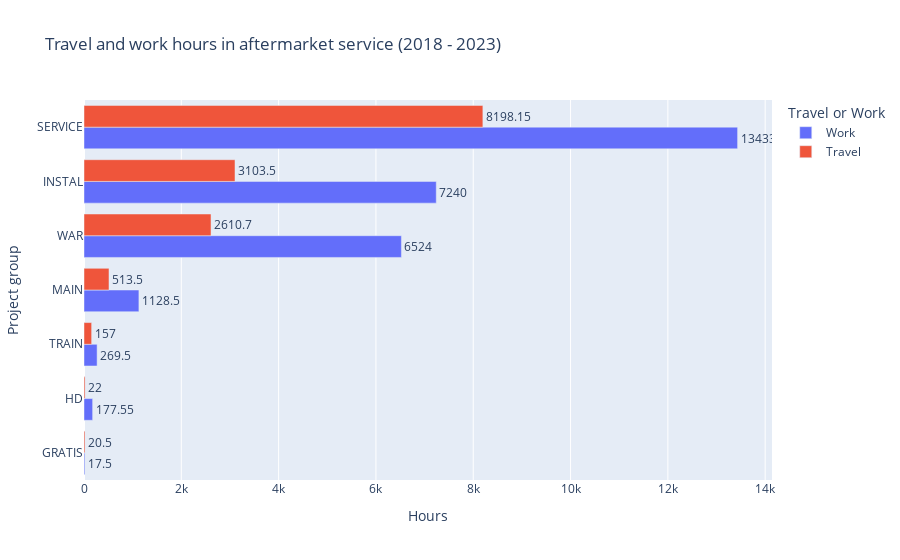

The cell this chart's notebook holds for it:
### Code cell
# travel and work hours repartition
category_hours = hours_per_project.groupby(['Project group', 'Travel or Work']).agg({'Hours':'sum'}).reset_index()

fig2 = px.bar(category_hours.sort_values(by='Hours'), 
              x='Hours', 
              y='Project group', 
              title='Travel and work hours in aftermarket service (2018 - 2023)',
              color = 'Travel or Work', 
              barmode = 'group', 
              orientation='h', 
              text='Hours' 
)

fig2.update_traces(textposition='outside')

### Figure 1 — Plotly figure (JSON) as saved in the notebook; plotly's stock layout.template omitted (floating-point values rounded to 4 significant figures)
{"data": [{"alignmentgroup": "True", "hovertemplate": "Travel or Work=Work<br>Hours=%{text}<br>Project group=%{y}<extra></extra>", "legendgroup": "Work", "marker": {"color": "#636efa", "pattern": {"shape": ""}}, "name": "Work", "offsetgroup": "Work", "orientation": "h", "showlegend": true, "text": [17.5, 177.6, 269.5, 1128.0, 6524, 7240, 13430.0], "textposition": "outside", "type": "bar", "x": [17.5, 177.6, 269.5, 1128.0, 6524, 7240, 13430.0], "xaxis": "x", "y": ["GRATIS", "HD", "TRAIN", "MAIN", "WAR", "INSTAL", "SERVICE"], "yaxis": "y"}, {"alignmentgroup": "True", "hovertemplate": "Travel or Work=Travel<br>Hours=%{text}<br>Project group=%{y}<extra></extra>", "legendgroup": "Travel", "marker": {"color": "#EF553B", "pattern": {"shape": ""}}, "name": "Travel", "offsetgroup": "Travel", "orientation": "h", "showlegend": true, "text": [20.5, 22, 157, 513.5, 2611.0, 3104.0, 8198.0], "textposition": "outside", "type": "bar", "x": [20.5, 22, 157, 513.5, 2611.0, 3104.0, 8198.0], "xaxis": "x", "y": ["GRATIS", "HD", "TRAIN", "MAIN", "WAR", "INSTAL", "SERVICE"], "yaxis": "y"}], "layout": {"barmode": "group", "legend": {"title": {"text": "Travel or Work"}, "tracegroupgap": 0}, "title": {"text": "Travel and work hours in aftermarket service (2018 - 2023)"}, "xaxis": {"anchor": "y", "domain": [0, 1], "title": {"text": "Hours"}}, "yaxis": {"anchor": "x", "domain": [0, 1], "title": {"text": "Project group"}}}}
